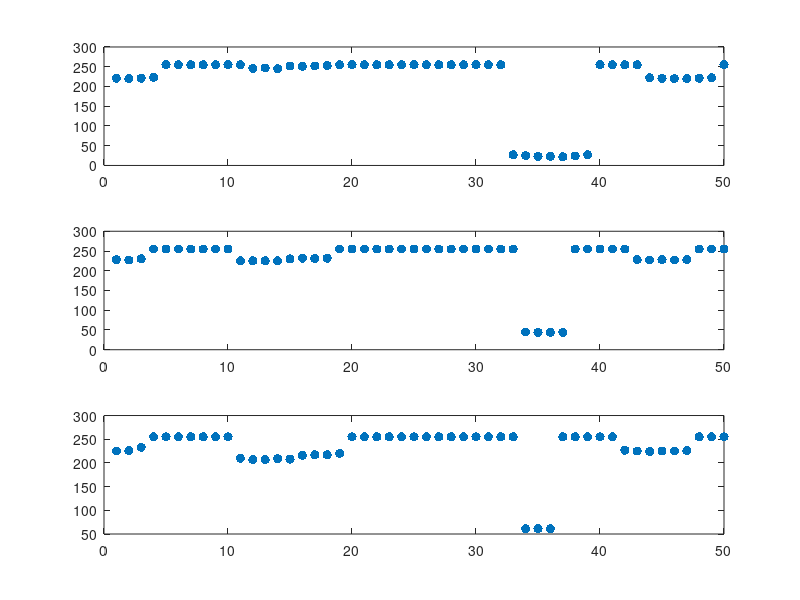
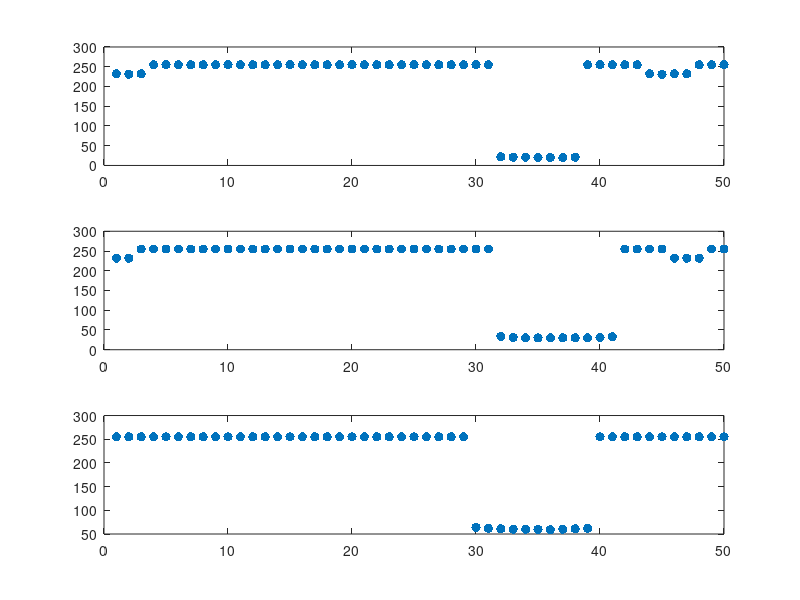
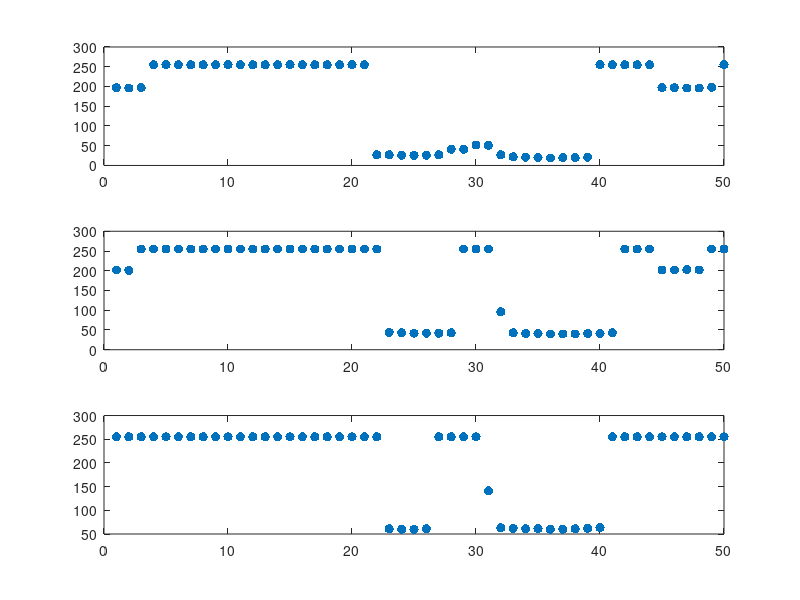

Source code (MATLAB) for these figures, in order:
close all
clear all

empty20cm1 = [255 255 255 255 255 255 255 143 142 55 54 54 54 110 110 110 111 113 255 178 179 255 255 255 254 253 252 253 151 151 142 142 142 137 136 136 135 135 135 135 130 132 139 139 140 223 224 255 255 255];
empty40cm1 = [228 227 230 255 255 255 255 255 255 255 225 225 225 225 230 232 231 232 255 255 255 255 255 255 255 255 255 255 255 255 255 255 255 45 44 44 44 255 255 255 255 255 228 227 228 227 228 255 255 255];
empty60cm1 = [225 226 233 255 255 255 255 255 255 255 210 207 207 209 208 216 217 217 220 255 255 255 255 255 255 255 255 255 255 255 255 255 255 61 61 61 255 255 255 255 255 227 225 224 225 225 226 255 255 255];
empty20cm2 = [221 220 221 223 255 255 255 255 255 255 255 246 247 245 252 251 252 253 255 255 255 255 255 255 255 255 255 255 255 255 255 255 27 25 23 23 22 24 27 255 255 255 255 222 221 220 220 221 222 255];
empty40cm2 = [223 222 224 255 255 255 255 255 255 255 255 226 226 225 226 232 232 234 255 255 255 255 255 255 255 255 255 255 255 255 255 255 255 45 44 43 45 255 255 255 255 255 224 223 223 223 223 225 255 255];
empty60cm2 = [227 226 227 255 255 255 255 255 255 255 255 208 209 207 208 216 215 216 218 255 255 255 255 255 255 255 255 255 255 255 255 255 255 255 62 62 62 62 255 255 255 255 229 226 227 226 226 228 229 255];

figure(1)
subplot(3,1,1)
plot(empty20cm2,'.','markersize',20)
subplot(3,1,2)
plot(empty40cm1,'.','markersize',20)
subplot(3,1,3)
plot(empty60cm1,'.','markersize',20)

wall20cm1 = [141 141 141 255 255 255 255 255 255 255 255 255 255 255 255 255 255 255 255 255 255 255 255 255 255 255 255 255 255 255 255 23 22 21 21 21 21 22 27 255 255 255 143 142 140 140 141 142 255 255];
wall40cm1 = [186 185 255 255 255 255 255 255 255 255 255 255 255 255 255 255 255 255 255 255 255 255 255 255 255 255 255 255 255 255 33 32 30 30 29 29 29 30 30 32 255 255 255 186 185 185 186 255 255 255];
wall60cm1 = [186 185 255 255 255 255 255 255 255 255 255 255 255 255 255 255 255 255 255 255 255 255 255 255 255 255 255 255 255 255 33 32 30 30 29 29 29 30 30 32 255 255 255 186 185 185 186 255 255 255];
wall20cm2 = [232 231 232 255 255 255 255 255 255 255 255 255 255 255 255 255 255 255 255 255 255 255 255 255 255 255 255 255 255 255 255 22 21 21 20 20 20 21 255 255 255 255 255 232 231 232 232 255 255 255];
wall40cm2 = [232 232 255 255 255 255 255 255 255 255 255 255 255 255 255 255 255 255 255 255 255 255 255 255 255 255 255 255 255 255 255 34 31 30 30 30 30 30 30 31 33 255 255 255 255 232 232 232 255 255];
wall60cm2 = [255 255 255 255 255 255 255 255 255 255 255 255 255 255 255 255 255 255 255 255 255 255 255 255 255 255 255 255 255 64 62 61 60 60 60 59 60 61 62 255 255 255 255 255 255 255 255 255 255 255];

figure(2)
subplot(3,1,1)
plot(wall20cm2,'.','markersize',20)
subplot(3,1,2)
plot(wall40cm2,'.','markersize',20)
subplot(3,1,3)
plot(wall60cm2,'.','markersize',20)

wallCylinderRobotBox20cm1 = [197 196 197 255 255 255 255 255 255 255 255 255 255 255 255 255 255 255 255 255 255 27 27 26 26 26 27 41 41 52 51 27 22 21 20 19 20 20 21 255 255 255 255 255 197 197 196 196 198 255];
wallCylinderRobotBox40cm1 = [202 201 255 255 255 255 255 255 255 255 255 255 255 255 255 255 255 255 255 255 255 255 44 43 42 42 42 43 255 255 255 96 43 41 41 40 40 40 41 41 43 255 255 255 202 202 203 202 255 255];
wallCylinderRobotBox60cm1 = [255 255 255 255 255 255 255 255 255 255 255 255 255 255 255 255 255 255 255 255 255 255 61 60 60 61 255 255 255 255 141 63 62 61 61 60 60 61 62 63 255 255 255 255 255 255 255 255 255 255];
wallCylinderRobotBox20cm2 = [201 200 200 255 255 255 255 255 255 255 255 255 255 255 255 255 255 255 255 255 255 27 26 25 25 25 27 27 54 53 52 51 22 21 20 20 20 21 22 255 255 255 255 255 202 201 200 201 255 255];
wallCylinderRobotBox40cm2 = [202 203 255 255 255 255 255 255 255 255 255 255 255 255 255 255 255 255 255 255 255 255 255 40 40 39 40 255 255 255 94 43 41 40 40 40 40 40 40 40 43 255 255 255 202 201 201 255 255 255];
wallCylinderRobotBox60cm2 = [255 255 255 255 255 255 255 255 255 255 255 255 255 255 255 255 255 255 255 255 255 255 67 66 65 65 255 255 255 255 144 62 61 60 58 59 59 59 60 61 255 255 255 255 189 255 255 255 255 255];

figure(3)
subplot(3,1,1)
plot(wallCylinderRobotBox20cm1,'.','markersize',20)
subplot(3,1,2)
plot(wallCylinderRobotBox40cm1,'.','markersize',20)
subplot(3,1,3)
plot(wallCylinderRobotBox60cm1,'.','markersize',20)

